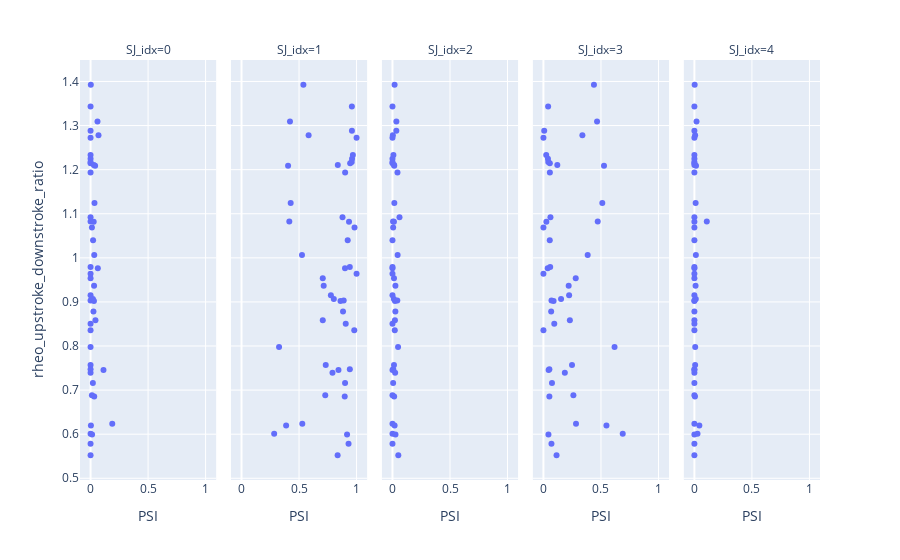

The notebook cell saved with this chart:
### Code cell
adata.plot_SJ_prop_sc_ttype(intron_group, ephys_prop)

### Figure 1 — Plotly figure (JSON) as saved in the notebook; plotly's stock layout.template omitted (floating-point values rounded to 4 significant figures)
{"data": [{"hovertemplate": "<b>%{hovertext}</b><br><br>SJ_idx=0<br>PSI=%{x}<br>rheo_upstroke_downstroke_ratio=%{y}<extra></extra>", "hovertext": ["Sst Calb2 Pdlim5", "Sst Esm1", "Sst Calb2 Necab1", "Sst Hpse Cbln4", "Sst Tac2 Myh4", "Pvalb Tpbg", "Vip Crispld2 Kcne4", "Vip Pygm C1ql1", "Vip Lmo1 Myl1", "Pvalb Vipr2", "Vip Rspo4 Rxfp1 Chat", "Pvalb Reln Itm2a", "Sst Chodl", "Pvalb Akr1c18 Ntf3", "Pvalb Gabrg1", "Pvalb Sema3e Kank4", "Sst Tac1 Htr1d", "Sst Crhr2 Efemp1", "Sst Tac1 Tacr3", "Sst Rxfp1 Prdm8", "Sst Crh 4930553C11Rik ", "Sst Tac2 Tacstd2", "Pvalb Reln Tac1", "Pvalb Th Sst", "Sst Nts", "Sst Hpse Sema3c", "Sst Rxfp1 Eya1", "Sst Mme Fam114a1", "Sst Myh8 Etv1 ", "Lamp5 Lsp1", "Lamp5 Plch2 Dock5", "Lamp5 Ntn1 Npy2r", "Sncg Vip Itih5", "Vip Lect1 Oxtr", "Sst Nr2f2 Necab1", "Sncg Vip Nptx2", "Vip Crispld2 Htr2c", "Vip Ptprt Pkp2", "Pvalb Gpr149 Islr", "Sncg Gpr50", "Lamp5 Fam19a1 Tmem182", "Vip Col15a1 Pde1a", "Serpinf1 Aqp5 Vip", "Pvalb Calb1 Sst", "Vip Chat Htr1f", "Vip Lmo1 Fam159b", "Vip Arhgap36 Hmcn1"], "legendgroup": "", "marker": {"color": "#636efa", "symbol": "circle"}, "mode": "markers", "name": "", "orientation": "v", "showlegend": false, "type": "scatter", "x": [0.03958, 0.002299, 0.06897, 0.06031, 0, 0.03186, 0.01183, 0.01304, 0, 0.1887, 0, 0.02, 0.003077, 0, 0, 0.02727, 0.02837, 0.03411, 0.04255, 0.02016, 0, 0, 0.02521, 0.0632, 0, 0.03205, 0, 0.03061, 0, 0.02941, 0.1124, 0, 0, 0, 0, 0, 0, 0, 0, 0, 0, 0.02198, 0, 0.01183, 0, 0, 0], "xaxis": "x", "y": [1.209, 1.393, 1.278, 1.309, 0.6007, 0.6853, 0.6881, 0.599, 0.5785, 0.6234, 0.5522, 0.7159, 0.6195, 0.7474, 1.288, 1.082, 1.21, 1.124, 0.8586, 0.9065, 1.082, 0.7979, 0.878, 0.9762, 0.9029, 1.006, 0.7394, 0.9369, 0.9153, 0.9022, 0.7457, 0.8506, 0.7567, 0.836, 0.9535, 0.9791, 1.225, 1.233, 1.272, 1.092, 0.9638, 1.04, 1.343, 1.069, 1.194, 1.215, 1.217], "yaxis": "y"}, {"hovertemplate": "<b>%{hovertext}</b><br><br>SJ_idx=1<br>PSI=%{x}<br>rheo_upstroke_downstroke_ratio=%{y}<extra></extra>", "hovertext": ["Sst Calb2 Pdlim5", "Sst Esm1", "Sst Calb2 Necab1", "Sst Hpse Cbln4", "Sst Tac2 Myh4", "Pvalb Tpbg", "Vip Crispld2 Kcne4", "Vip Pygm C1ql1", "Vip Lmo1 Myl1", "Pvalb Vipr2", "Vip Rspo4 Rxfp1 Chat", "Pvalb Reln Itm2a", "Sst Chodl", "Pvalb Akr1c18 Ntf3", "Pvalb Gabrg1", "Pvalb Sema3e Kank4", "Sst Tac1 Htr1d", "Sst Crhr2 Efemp1", "Sst Tac1 Tacr3", "Sst Rxfp1 Prdm8", "Sst Crh 4930553C11Rik ", "Sst Tac2 Tacstd2", "Pvalb Reln Tac1", "Pvalb Th Sst", "Sst Nts", "Sst Hpse Sema3c", "Sst Rxfp1 Eya1", "Sst Mme Fam114a1", "Sst Myh8 Etv1 ", "Lamp5 Lsp1", "Lamp5 Plch2 Dock5", "Lamp5 Ntn1 Npy2r", "Sncg Vip Itih5", "Vip Lect1 Oxtr", "Sst Nr2f2 Necab1", "Sncg Vip Nptx2", "Vip Crispld2 Htr2c", "Vip Ptprt Pkp2", "Pvalb Gpr149 Islr", "Sncg Gpr50", "Lamp5 Fam19a1 Tmem182", "Vip Col15a1 Pde1a", "Serpinf1 Aqp5 Vip", "Pvalb Calb1 Sst", "Vip Chat Htr1f", "Vip Lmo1 Fam159b", "Vip Arhgap36 Hmcn1"], "legendgroup": "", "marker": {"color": "#636efa", "symbol": "circle"}, "mode": "markers", "name": "", "orientation": "v", "showlegend": false, "type": "scatter", "x": [0.4048, 0.5379, 0.5831, 0.4212, 0.2838, 0.8971, 0.7278, 0.9174, 0.9302, 0.5283, 0.8354, 0.9, 0.3877, 0.9416, 0.9597, 0.9345, 0.8369, 0.4273, 0.7064, 0.8024, 0.4154, 0.3264, 0.8824, 0.8996, 0.8881, 0.5256, 0.7907, 0.7143, 0.7768, 0.8603, 0.8427, 0.9059, 0.732, 0.98, 0.7061, 0.9412, 0.9608, 0.9677, 1, 0.878, 1, 0.9231, 0.9592, 0.9822, 0.9006, 0.9444, 0.9579], "xaxis": "x2", "y": [1.209, 1.393, 1.278, 1.309, 0.6007, 0.6853, 0.6881, 0.599, 0.5785, 0.6234, 0.5522, 0.7159, 0.6195, 0.7474, 1.288, 1.082, 1.21, 1.124, 0.8586, 0.9065, 1.082, 0.7979, 0.878, 0.9762, 0.9029, 1.006, 0.7394, 0.9369, 0.9153, 0.9022, 0.7457, 0.8506, 0.7567, 0.836, 0.9535, 0.9791, 1.225, 1.233, 1.272, 1.092, 0.9638, 1.04, 1.343, 1.069, 1.194, 1.215, 1.217], "yaxis": "y2"}, {"hovertemplate": "<b>%{hovertext}</b><br><br>SJ_idx=2<br>PSI=%{x}<br>rheo_upstroke_downstroke_ratio=%{y}<extra></extra>", "hovertext": ["Sst Calb2 Pdlim5", "Sst Esm1", "Sst Calb2 Necab1", "Sst Hpse Cbln4", "Sst Tac2 Myh4", "Pvalb Tpbg", "Vip Crispld2 Kcne4", "Vip Pygm C1ql1", "Vip Lmo1 Myl1", "Pvalb Vipr2", "Vip Rspo4 Rxfp1 Chat", "Pvalb Reln Itm2a", "Sst Chodl", "Pvalb Akr1c18 Ntf3", "Pvalb Gabrg1", "Pvalb Sema3e Kank4", "Sst Tac1 Htr1d", "Sst Crhr2 Efemp1", "Sst Tac1 Tacr3", "Sst Rxfp1 Prdm8", "Sst Crh 4930553C11Rik ", "Sst Tac2 Tacstd2", "Pvalb Reln Tac1", "Pvalb Th Sst", "Sst Nts", "Sst Hpse Sema3c", "Sst Rxfp1 Eya1", "Sst Mme Fam114a1", "Sst Myh8 Etv1 ", "Lamp5 Lsp1", "Lamp5 Plch2 Dock5", "Lamp5 Ntn1 Npy2r", "Sncg Vip Itih5", "Vip Lect1 Oxtr", "Sst Nr2f2 Necab1", "Sncg Vip Nptx2", "Vip Crispld2 Htr2c", "Vip Ptprt Pkp2", "Pvalb Gpr149 Islr", "Sncg Gpr50", "Lamp5 Fam19a1 Tmem182", "Vip Col15a1 Pde1a", "Serpinf1 Aqp5 Vip", "Pvalb Calb1 Sst", "Vip Chat Htr1f", "Vip Lmo1 Fam159b", "Vip Arhgap36 Hmcn1"], "legendgroup": "", "marker": {"color": "#636efa", "symbol": "circle"}, "mode": "markers", "name": "", "orientation": "v", "showlegend": false, "type": "scatter", "x": [0.01503, 0.01839, 0.003135, 0.03405, 0, 0.01471, 0, 0.02609, 0, 0, 0.05063, 0.005714, 0.01846, 0.006873, 0.03356, 0.01273, 0.01418, 0.01616, 0.02128, 0.0121, 0.005128, 0.04861, 0.02521, 0, 0.04196, 0.04487, 0.02326, 0.02551, 0, 0.02206, 0, 0, 0.01307, 0.02, 0.01316, 0, 0, 0.008065, 0, 0.06098, 0, 0, 0, 0.005917, 0.04348, 0, 0], "xaxis": "x3", "y": [1.209, 1.393, 1.278, 1.309, 0.6007, 0.6853, 0.6881, 0.599, 0.5785, 0.6234, 0.5522, 0.7159, 0.6195, 0.7474, 1.288, 1.082, 1.21, 1.124, 0.8586, 0.9065, 1.082, 0.7979, 0.878, 0.9762, 0.9029, 1.006, 0.7394, 0.9369, 0.9153, 0.9022, 0.7457, 0.8506, 0.7567, 0.836, 0.9535, 0.9791, 1.225, 1.233, 1.272, 1.092, 0.9638, 1.04, 1.343, 1.069, 1.194, 1.215, 1.217], "yaxis": "y3"}, {"hovertemplate": "<b>%{hovertext}</b><br><br>SJ_idx=3<br>PSI=%{x}<br>rheo_upstroke_downstroke_ratio=%{y}<extra></extra>", "hovertext": ["Sst Calb2 Pdlim5", "Sst Esm1", "Sst Calb2 Necab1", "Sst Hpse Cbln4", "Sst Tac2 Myh4", "Pvalb Tpbg", "Vip Crispld2 Kcne4", "Vip Pygm C1ql1", "Vip Lmo1 Myl1", "Pvalb Vipr2", "Vip Rspo4 Rxfp1 Chat", "Pvalb Reln Itm2a", "Sst Chodl", "Pvalb Akr1c18 Ntf3", "Pvalb Gabrg1", "Pvalb Sema3e Kank4", "Sst Tac1 Htr1d", "Sst Crhr2 Efemp1", "Sst Tac1 Tacr3", "Sst Rxfp1 Prdm8", "Sst Crh 4930553C11Rik ", "Sst Tac2 Tacstd2", "Pvalb Reln Tac1", "Pvalb Th Sst", "Sst Nts", "Sst Hpse Sema3c", "Sst Rxfp1 Eya1", "Sst Mme Fam114a1", "Sst Myh8 Etv1 ", "Lamp5 Lsp1", "Lamp5 Plch2 Dock5", "Lamp5 Ntn1 Npy2r", "Sncg Vip Itih5", "Vip Lect1 Oxtr", "Sst Nr2f2 Necab1", "Sncg Vip Nptx2", "Vip Crispld2 Htr2c", "Vip Ptprt Pkp2", "Pvalb Gpr149 Islr", "Sncg Gpr50", "Lamp5 Fam19a1 Tmem182", "Vip Col15a1 Pde1a", "Serpinf1 Aqp5 Vip", "Pvalb Calb1 Sst", "Vip Chat Htr1f", "Vip Lmo1 Fam159b", "Vip Arhgap36 Hmcn1"], "legendgroup": "", "marker": {"color": "#636efa", "symbol": "circle"}, "mode": "markers", "name": "", "orientation": "v", "showlegend": false, "type": "scatter", "x": [0.5266, 0.4391, 0.3386, 0.466, 0.6892, 0.05147, 0.2604, 0.04348, 0.06977, 0.283, 0.1139, 0.07429, 0.5477, 0.05155, 0.006711, 0.02545, 0.1206, 0.5117, 0.2298, 0.1532, 0.4718, 0.6181, 0.06723, 0.03717, 0.06993, 0.3846, 0.186, 0.2194, 0.2232, 0.08824, 0.04494, 0.09412, 0.2484, 0, 0.2807, 0.05882, 0.03922, 0.02419, 0, 0.06098, 0, 0.05495, 0.04082, 0, 0.0559, 0.05556, 0.04211], "xaxis": "x4", "y": [1.209, 1.393, 1.278, 1.309, 0.6007, 0.6853, 0.6881, 0.599, 0.5785, 0.6234, 0.5522, 0.7159, 0.6195, 0.7474, 1.288, 1.082, 1.21, 1.124, 0.8586, 0.9065, 1.082, 0.7979, 0.878, 0.9762, 0.9029, 1.006, 0.7394, 0.9369, 0.9153, 0.9022, 0.7457, 0.8506, 0.7567, 0.836, 0.9535, 0.9791, 1.225, 1.233, 1.272, 1.092, 0.9638, 1.04, 1.343, 1.069, 1.194, 1.215, 1.217], "yaxis": "y4"}, {"hovertemplate": "<b>%{hovertext}</b><br><br>SJ_idx=4<br>PSI=%{x}<br>rheo_upstroke_downstroke_ratio=%{y}<extra></extra>", "hovertext": ["Sst Calb2 Pdlim5", "Sst Esm1", "Sst Calb2 Necab1", "Sst Hpse Cbln4", "Sst Tac2 Myh4", "Pvalb Tpbg", "Vip Crispld2 Kcne4", "Vip Pygm C1ql1", "Vip Lmo1 Myl1", "Pvalb Vipr2", "Vip Rspo4 Rxfp1 Chat", "Pvalb Reln Itm2a", "Sst Chodl", "Pvalb Akr1c18 Ntf3", "Pvalb Gabrg1", "Pvalb Sema3e Kank4", "Sst Tac1 Htr1d", "Sst Crhr2 Efemp1", "Sst Tac1 Tacr3", "Sst Rxfp1 Prdm8", "Sst Crh 4930553C11Rik ", "Sst Tac2 Tacstd2", "Pvalb Reln Tac1", "Pvalb Th Sst", "Sst Nts", "Sst Hpse Sema3c", "Sst Rxfp1 Eya1", "Sst Mme Fam114a1", "Sst Myh8 Etv1 ", "Lamp5 Lsp1", "Lamp5 Plch2 Dock5", "Lamp5 Ntn1 Npy2r", "Sncg Vip Itih5", "Vip Lect1 Oxtr", "Sst Nr2f2 Necab1", "Sncg Vip Nptx2", "Vip Crispld2 Htr2c", "Vip Ptprt Pkp2", "Pvalb Gpr149 Islr", "Sncg Gpr50", "Lamp5 Fam19a1 Tmem182", "Vip Col15a1 Pde1a", "Serpinf1 Aqp5 Vip", "Pvalb Calb1 Sst", "Vip Chat Htr1f", "Vip Lmo1 Fam159b", "Vip Arhgap36 Hmcn1"], "legendgroup": "", "marker": {"color": "#636efa", "symbol": "circle"}, "mode": "markers", "name": "", "orientation": "v", "showlegend": false, "type": "scatter", "x": [0.01403, 0.002299, 0.00627, 0.01848, 0.02703, 0.004902, 0, 0, 0, 0, 0, 0, 0.04308, 0, 0, 0, 0, 0.01077, 0, 0.0121, 0.1077, 0.006944, 0, 0, 0, 0.01282, 0, 0.0102, 0, 0, 0, 0, 0.006536, 0, 0, 0, 0, 0, 0, 0, 0, 0, 0, 0, 0, 0, 0], "xaxis": "x5", "y": [1.209, 1.393, 1.278, 1.309, 0.6007, 0.6853, 0.6881, 0.599, 0.5785, 0.6234, 0.5522, 0.7159, 0.6195, 0.7474, 1.288, 1.082, 1.21, 1.124, 0.8586, 0.9065, 1.082, 0.7979, 0.878, 0.9762, 0.9029, 1.006, 0.7394, 0.9369, 0.9153, 0.9022, 0.7457, 0.8506, 0.7567, 0.836, 0.9535, 0.9791, 1.225, 1.233, 1.272, 1.092, 0.9638, 1.04, 1.343, 1.069, 1.194, 1.215, 1.217], "yaxis": "y5"}], "layout": {"annotations": [{"font": {}, "showarrow": false, "text": "SJ_idx=0", "x": 0.092, "xanchor": "center", "xref": "paper", "y": 1, "yanchor": "bottom", "yref": "paper"}, {"font": {}, "showarrow": false, "text": "SJ_idx=1", "x": 0.296, "xanchor": "center", "xref": "paper", "y": 1, "yanchor": "bottom", "yref": "paper"}, {"font": {}, "showarrow": false, "text": "SJ_idx=2", "x": 0.5, "xanchor": "center", "xref": "paper", "y": 1, "yanchor": "bottom", "yref": "paper"}, {"font": {}, "showarrow": false, "text": "SJ_idx=3", "x": 0.704, "xanchor": "center", "xref": "paper", "y": 1, "yanchor": "bottom", "yref": "paper"}, {"font": {}, "showarrow": false, "text": "SJ_idx=4", "x": 0.908, "xanchor": "center", "xref": "paper", "y": 1, "yanchor": "bottom", "yref": "paper"}], "legend": {"tracegroupgap": 0}, "margin": {"t": 60}, "xaxis": {"anchor": "y", "domain": [0, 0.184], "title": {"text": "PSI"}}, "xaxis2": {"anchor": "y2", "domain": [0.204, 0.388], "matches": "x", "title": {"text": "PSI"}}, "xaxis3": {"anchor": "y3", "domain": [0.408, 0.592], "matches": "x", "title": {"text": "PSI"}}, "xaxis4": {"anchor": "y4", "domain": [0.612, 0.796], "matches": "x", "title": {"text": "PSI"}}, "xaxis5": {"anchor": "y5", "domain": [0.816, 1], "matches": "x", "title": {"text": "PSI"}}, "yaxis": {"anchor": "x", "domain": [0, 1], "title": {"text": "rheo_upstroke_downstroke_ratio"}}, "yaxis2": {"anchor": "x2", "domain": [0, 1], "matches": "y", "showticklabels": false}, "yaxis3": {"anchor": "x3", "domain": [0, 1], "matches": "y", "showticklabels": false}, "yaxis4": {"anchor": "x4", "domain": [0, 1], "matches": "y", "showticklabels": false}, "yaxis5": {"anchor": "x5", "domain": [0, 1], "matches": "y", "showticklabels": false}}}
